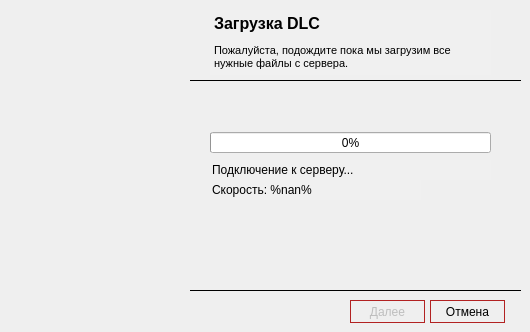
    <widget class="QWidget" name="page_5">
     <widget class="Line" name="line_8">
      <property name="geometry">
       <rect>
        <x>190</x>
        <y>290</y>
        <width>331</width>
        <height>1</height>
       </rect>
      </property>
      <property name="styleSheet">
       <string notr="true">border-top: 1px solid black;</string>
      </property>
      <property name="orientation">
       <enum>Qt::Horizontal</enum>
      </property>
     </widget>
     <widget class="QTextBrowser" name="textBrowser_10">
      <property name="geometry">
       <rect>
        <x>210</x>
        <y>40</y>
        <width>281</width>
        <height>35</height>
       </rect>
      </property>
      <property name="styleSheet">
       <string notr="true">background-color: rgb(240, 240, 240);</string>
      </property>
      <property name="frameShape">
       <enum>QFrame::NoFrame</enum>
      </property>
      <property name="html">
       <string>&lt;!DOCTYPE HTML PUBLIC &quot;-//W3C//DTD HTML 4.0//EN&quot; &quot;http://www.w3.org/TR/REC-html40/strict.dtd&quot;&gt;
&lt;html&gt;&lt;head&gt;&lt;meta name=&quot;qrichtext&quot; content=&quot;1&quot; /&gt;&lt;style type=&quot;text/css&quot;&gt;
p, li { white-space: pre-wrap; }
&lt;/style&gt;&lt;/head&gt;&lt;body style=&quot; font-family:'MS Shell Dlg 2'; font-size:8.25pt; font-weight:400; font-style:normal;&quot;&gt;
&lt;p style=&quot; margin-top:0px; margin-bottom:0px; margin-left:0px; margin-right:0px; -qt-block-indent:0; text-indent:0px;&quot;&gt;Пожалуйста, подождите пока мы загрузим все нужные файлы с сервера.&lt;/p&gt;&lt;/body&gt;&lt;/html&gt;</string>
      </property>
     </widget>
     <widget class="QTextBrowser" name="textBrowser_11">
      <property name="geometry">
       <rect>
        <x>210</x>
        <y>10</y>
        <width>281</width>
        <height>31</height>
       </rect>
      </property>
      <property name="styleSheet">
       <string notr="true">background-color: rgb(240, 240, 240);</string>
      </property>
      <property name="frameShape">
       <enum>QFrame::NoFrame</enum>
      </property>
      <property name="html">
       <string>&lt;!DOCTYPE HTML PUBLIC &quot;-//W3C//DTD HTML 4.0//EN&quot; &quot;http://www.w3.org/TR/REC-html40/strict.dtd&quot;&gt;
&lt;html&gt;&lt;head&gt;&lt;meta name=&quot;qrichtext&quot; content=&quot;1&quot; /&gt;&lt;style type=&quot;text/css&quot;&gt;
p, li { white-space: pre-wrap; }
&lt;/style&gt;&lt;/head&gt;&lt;body style=&quot; font-family:'MS Shell Dlg 2'; font-size:8.25pt; font-weight:400; font-style:normal;&quot;&gt;
&lt;p style=&quot; margin-top:0px; margin-bottom:0px; margin-left:0px; margin-right:0px; -qt-block-indent:0; text-indent:0px;&quot;&gt;&lt;span style=&quot; font-size:12pt; font-weight:600;&quot;&gt;Загрузка DLC&lt;/span&gt;&lt;/p&gt;&lt;/body&gt;&lt;/html&gt;</string>
      </property>
     </widget>
     <widget class="Line" name="line_9">
      <property name="geometry">
       <rect>
        <x>190</x>
        <y>80</y>
        <width>331</width>
        <height>1</height>
       </rect>
      </property>
      <property name="styleSheet">
       <string notr="true">border-top: 1px solid black;</string>
      </property>
      <property name="orientation">
       <enum>Qt::Horizontal</enum>
      </property>
     </widget>
     <widget class="QProgressBar" name="download_progressBar">
      <property name="geometry">
       <rect>
        <x>210</x>
        <y>132</y>
        <width>281</width>
        <height>21</height>
       </rect>
      </property>
      <property name="value">
       <number>0</number>
      </property>
     </widget>
     <widget class="QLineEdit" name="download_text">
      <property name="geometry">
       <rect>
        <x>210</x>
        <y>160</y>
        <width>281</width>
        <height>20</height>
       </rect>
      </property>
      <property name="styleSheet">
       <string notr="true">background-color: rgb(240, 240, 240);</string>
      </property>
      <property name="text">
       <string>Подключение к серверу...</string>
      </property>
      <property name="frame">
       <bool>false</bool>
      </property>
      <property name="readOnly">
       <bool>true</bool>
      </property>
     </widget>
     <widget class="QPushButton" name="next_button_5">
      <property name="enabled">
       <bool>false</bool>
      </property>
      <property name="geometry">
       <rect>
        <x>350</x>
        <y>300</y>
        <width>75</width>
        <height>23</height>
       </rect>
      </property>
      <property name="cursor">
       <cursorShape>PointingHandCursor</cursorShape>
      </property>
      <property name="styleSheet">
       <string notr="true">QPushButton {border: 1px solid #B22222;
}

QPushButton:hover {
    background-color: #FFD0D1;
}</string>
      </property>
      <property name="text">
       <string>Далее</string>
      </property>
     </widget>
     <widget class="QPushButton" name="cancel_button_5">
      <property name="geometry">
       <rect>
        <x>430</x>
        <y>300</y>
        <width>75</width>
        <height>23</height>
       </rect>
      </property>
      <property name="cursor">
       <cursorShape>PointingHandCursor</cursorShape>
      </property>
      <property name="styleSheet">
       <string notr="true">QPushButton {border: 1px solid #B22222;
}

QPushButton:hover {
    background-color: #FFD0D1;
}</string>
      </property>
      <property name="text">
       <string>Отмена</string>
      </property>
     </widget>
     <widget class="QLineEdit" name="speed_line">
      <property name="geometry">
       <rect>
        <x>210</x>
        <y>180</y>
        <width>211</width>
        <height>20</height>
       </rect>
      </property>
      <property name="styleSheet">
       <string notr="true">background-color: rgb(240, 240, 240);</string>
      </property>
      <property name="text">
       <string>Скорость: %nan%</string>
      </property>
      <property name="frame">
       <bool>false</bool>
      </property>
      <property name="readOnly">
       <bool>true</bool>
      </property>
     </widget>
    </widget>
